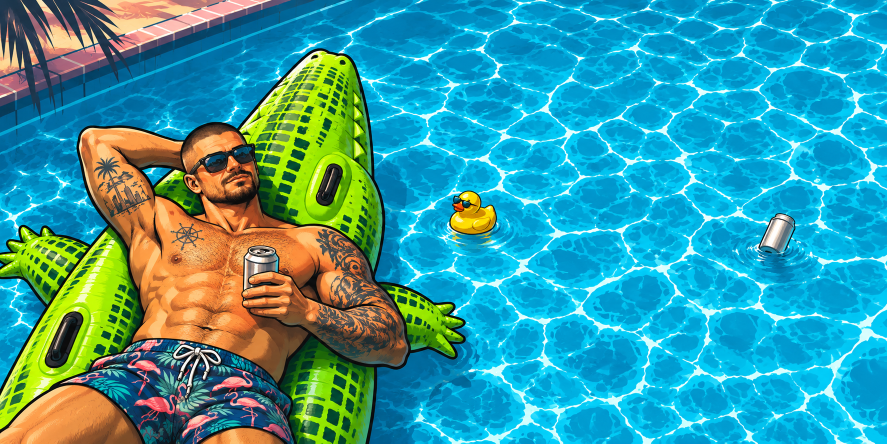
#> input picture src/assets/source/banners/alligator-float.png, 1774 x 887 px, given in place of monster-app.png, which was not available (shown at 1/2 size)
$ python build_project_art.py
#> lines starting #> are read from the running program, lines starting #| are printed output that depends on the picture
"""Export the project poster masters to the AVIFs used by the site."""

from pathlib import Path

from PIL import Image, ImageOps


ASSETS = Path(__file__).resolve().parents[1] / "src" / "assets"
PROJECTS = ("monster-app", "book-my-ticket", "portfolio-website")


if __name__ == "__main__":
    for project in PROJECTS:
        source = ASSETS / "source" / "projects" / f"{project}.png"
        target = ASSETS / "site" / "meet-the-developer" / f"{project}.avif"
        with Image.open(source) as poster:
#> poster is the input picture: PIL image 1774x887 RGB; mean R, G, B 56.6, 156.1, 162.7
            poster.convert("RGB").save(target, quality=80)

    source = ASSETS / "source" / "banners" / "project-showcase.png"
    output = ASSETS / "site" / "meet-the-developer"
    with Image.open(source) as artwork:
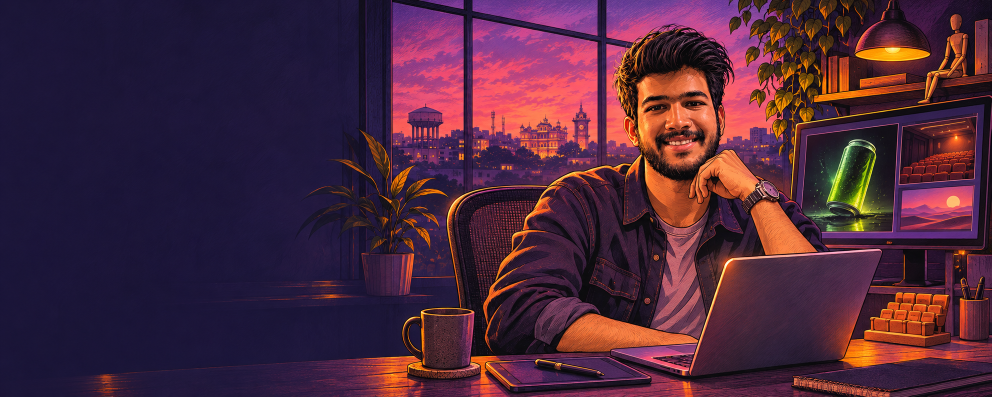
#> input picture src/assets/source/banners/project-showcase.png, 1983 x 793 px (shown at 1/2 size)
#> artwork is the input picture: PIL image 1983x793 RGB; mean R, G, B 75.6, 39.2, 59.5
        artwork = artwork.convert("RGB")
        desktop_width = min(1600, artwork.width, int(artwork.height * 2.5))
#> desktop_width = 1600
        mobile_height = min(900, artwork.height)
#> mobile_height = 793
        desktop = ImageOps.fit(
            artwork, (desktop_width, round(desktop_width / 2.5)), Image.Resampling.LANCZOS
        )
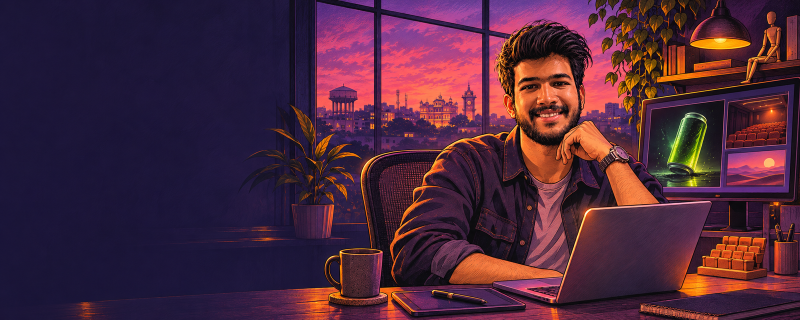
#> desktop: PIL image 1600x640 RGB (shown at 1/2 size); mean R, G, B 75.6, 39.2, 59.5
        mobile = ImageOps.fit(
            artwork,
            (round(mobile_height * 0.8), mobile_height),
            Image.Resampling.LANCZOS,
            centering=(0.77, 0.5),
        )
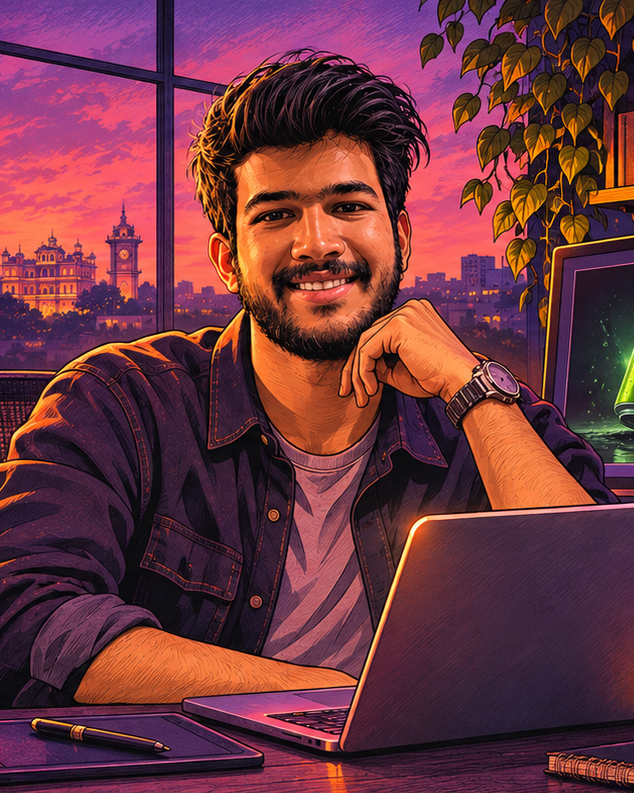
#> mobile: PIL image 634x793 RGB; mean R, G, B 110.2, 53.9, 64.2
        desktop.save(output / "project-showcase-desktop.avif", quality=80)
        mobile.save(output / "project-showcase-mobile.avif", quality=80)
